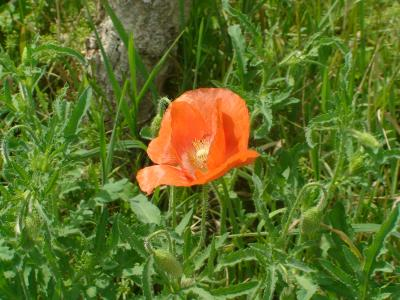
#> input picture 400_300.jpg, 400 x 300 px
$ python 'report#5.py'
#> lines starting #> are read from the running program, lines starting #| are printed output that depends on the picture; long printed decimals are rounded
'''
컴퓨터비젼 report#5
22012225 손보경
'''

from operator import contains
import numpy as np
import cv2

img=cv2.imread('400_300.jpg') #원본이미지 불러오기
#> img is the input picture: shape (300, 400, 3); mean B, G, R 37.7, 111.1, 93
cv2.imshow('original_img',img) #원본이미지 출력


############################### 구현1 ####################
img_YCbCr1=cv2.cvtColor(img, cv2.COLOR_BGR2YCrCb) #원본이미지 YCbCr로 변환
#> img_YCbCr1: shape (300, 400, 3); mean of channels 0, 1, 2 97.3, 124.9, 94.3
y, cb,cr=cv2.split(img_YCbCr1) #YCbCr 색상 분리 후
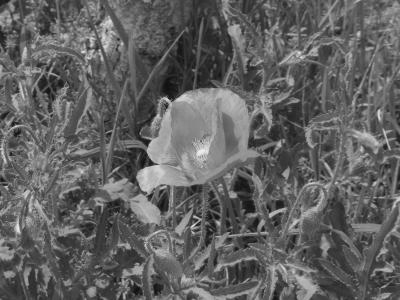
#> y: shape (300, 400); min 11, max 240, mean 97.3
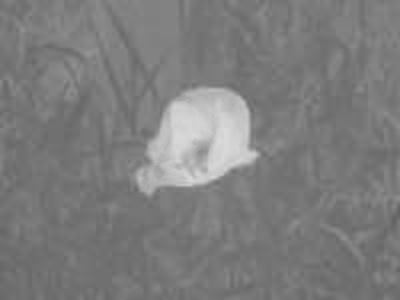
#> cb: shape (300, 400); min 98, max 220, mean 124.9
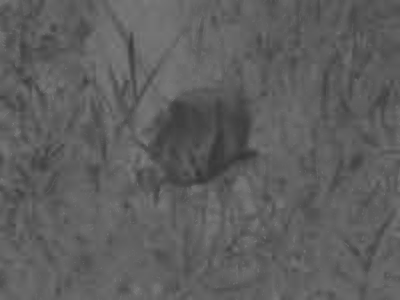
#> cr: shape (300, 400); min 53, max 125, mean 94.3
Y=cv2.equalizeHist(y) #Y정보만 equalization
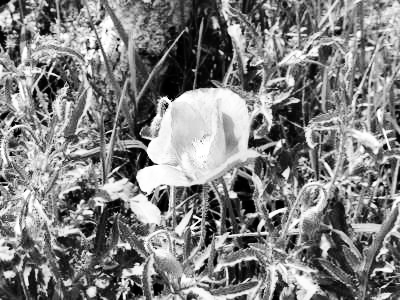
#> Y: shape (300, 400); min 0, max 255, mean 128.6
img_YCbCr1 = cv2.merge([Y, cb, cr]) #위에서 histogram equalization한 Y값과 원래 Cb, Cr 값을 합병
#> img_YCbCr1: shape (300, 400, 3); mean of channels 0, 1, 2 128.6, 124.9, 94.3
img_result1=cv2.cvtColor(img_YCbCr1, cv2.COLOR_YCrCb2BGR) #YCbCr -> RGB로 복원
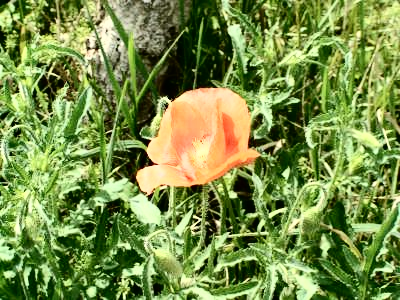
#> img_result1: shape (300, 400, 3); mean B, G, R 72.9, 142, 120
cv2.imshow('HistogramEq_img1',img_result1)


psnr1=cv2.PSNR(img, img_result1) #opencv함수 사용한 결과 PSNR
#> psnr1 = 14.35
print("구현1 PSNR = ", psnr1)
#| 구현1 PSNR =  14.347

############################### 구현2 ####################
l=400
r=300
num= np.zeros(256) # 0 ~ 256
for i in range(0,r):
  for j in range(0,l):
      b = y[i,j] #밝기 값
      num[b] += 1 #밝기 별 빈도 수
#> after the loop, num = 256 values, max 1487 at index 84, min 0 at index 0, mean 468.8

Sum=np.zeros(256)
Sum[0]=num[0]
for i in range(0,255):
    Sum[i+1]=Sum[i]+num[i+1] #sum of num
#> after the loop, Sum = 256 values from 0 to 120000

sum=np.zeros(256)
c=np.zeros(256)
max=255
num_pixels=l*r #전체 픽셀 수

for i in range(0,256): #Method 1 사용
    sum[i]=((max+1)/num_pixels)*Sum[i] -1
    c[i]=np.ceil(sum[i]) #올림연산
#> after the loop, c = 256 values from -1 to 255; sum = 256 values from -1 to 255
for i in range(0,r):
    for j in range(0,l):
        y[i,j]= c[y[i,j]] # histogram equalization

img_YCbCr2 = cv2.merge([y,cb,cr]) #위에서 histogram equalization한 y값과 원래 Cb, Cr 값을 합병
#> img_YCbCr2: shape (300, 400, 3); mean of channels 0, 1, 2 128.5, 124.9, 94.3
img_result2 = cv2.cvtColor(img_YCbCr2, cv2.COLOR_YCrCb2BGR) #YCbCr -> RGB로 복원
cv2.imshow('HistogramEq_img2', img_result2)


psnr2=cv2.PSNR(img, img_result2) #수식 사용한 결과 PSNR
#> psnr2 = 14.32
print("구현2 PSNR = ", psnr2)
#| 구현2 PSNR =  14.317

cv2.waitKey(0)

$ run again, with DSC00079.JPG copied over 400_300.jpg
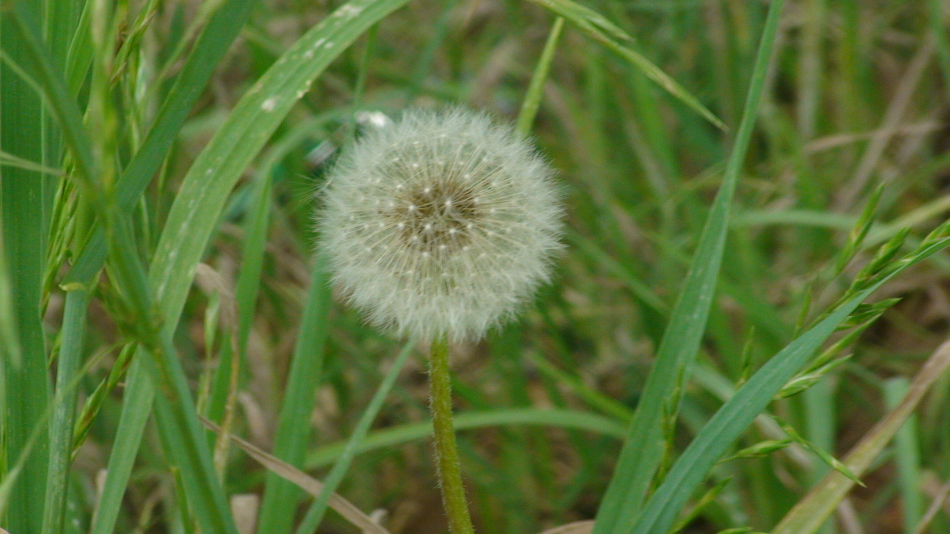
#> input picture DSC00079.JPG, 2848 x 1602 px (shown at 1/3 size)
#> img is the input picture: shape (1602, 2848, 3); mean B, G, R 56.8, 115.1, 90.5
#> `img_result1=cv2.cvtColor(img_YCbCr1, cv2.COLOR_YCrCb2BGR)`:
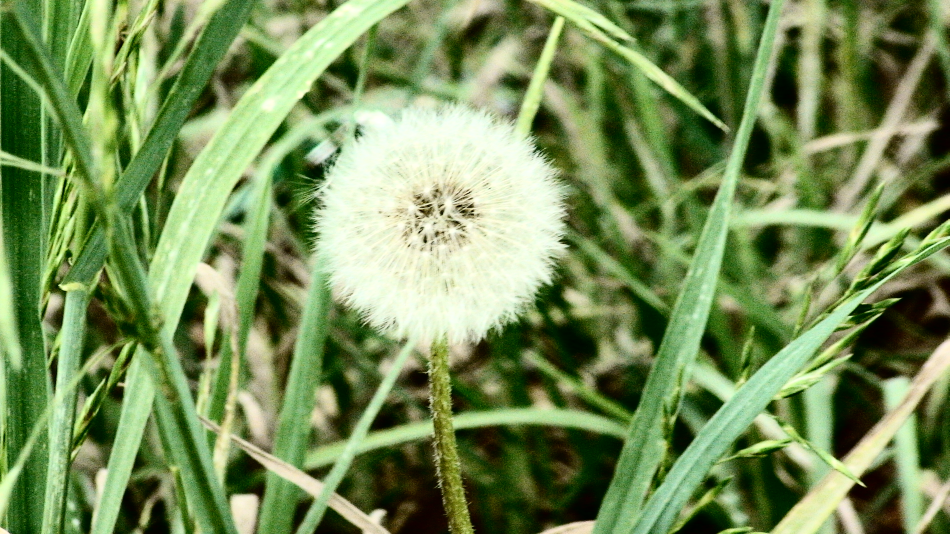
#> img_result1: shape (1602, 2848, 3) (shown at 1/3 size); mean B, G, R 88.4, 142.9, 118.5
#> psnr1 = 13.34
#| 구현1 PSNR =  13.338
#> after the loop `for i in range(0,r):`: num = 256 values, max 3901 at index 95, min 0 at index 0, mean 468.8
#> after the loop `for i in range(0,255):`: Sum = 256 values from 0 to 120000
#> after the loop `for i in range(0,256):`: c = 256 values from -1 to 255
#> after the loop `for i in range(0,r):`:
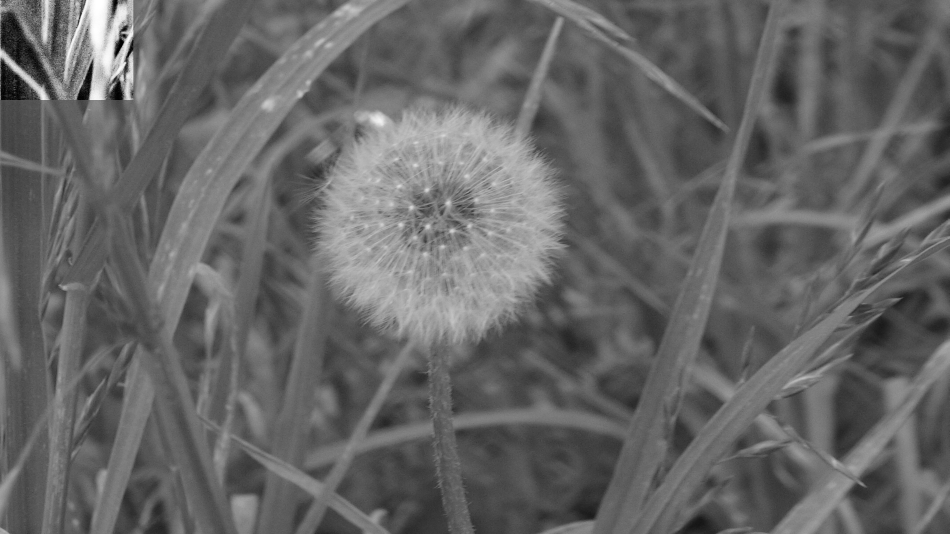
#> y: shape (1602, 2848) (shown at 1/3 size); min 0, max 255, mean 101.9
#> img_YCbCr2: shape (1602, 2848, 3); mean of channels 0, 1, 2 101.9, 120.4, 103
#> psnr2 = 27.83
#| 구현2 PSNR =  27.828

$ run again, with square.jpg copied over 400_300.jpg
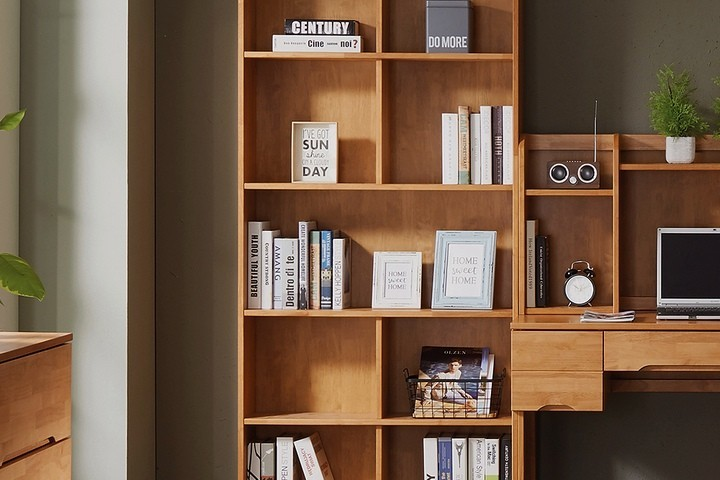
#> input picture square.jpg, 720 x 480 px
#> img is the input picture: shape (480, 720, 3); mean B, G, R 71.9, 91.6, 116.3
#> `img_result1=cv2.cvtColor(img_YCbCr1, cv2.COLOR_YCrCb2BGR)`:
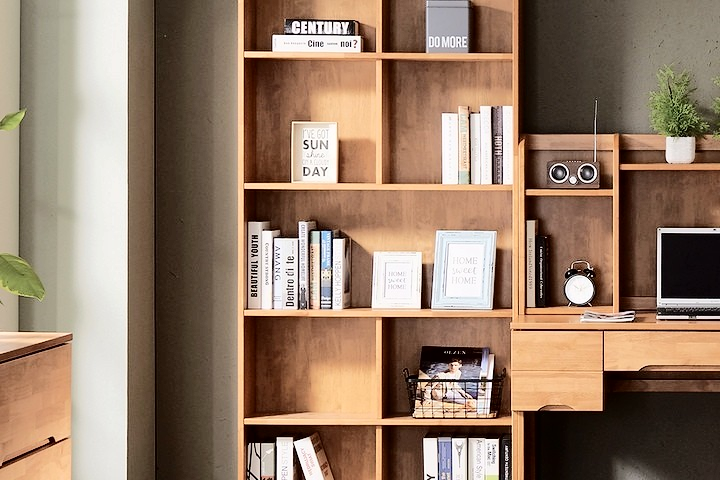
#> img_result1: shape (480, 720, 3); mean B, G, R 103.7, 123.2, 147.7
#> psnr1 = 16.03
#| 구현1 PSNR =  16.026
#> after the loop `for i in range(0,r):`: num = 256 values, max 2020 at index 202, min 1 at index 0, mean 468.8
#> after the loop `for i in range(0,255):`: Sum = 256 values from 1 to 120000
#> after the loop `for i in range(0,256):`: c = 256 values from 0 to 255; sum = 256 values from -0.998 to 255
#> img_YCbCr2: shape (480, 720, 3); mean of channels 0, 1, 2 104.7, 142, 114
#> `img_result2 = cv2.cvtColor(img_YCbCr2, cv2.COLOR_YCrCb2BGR)`:
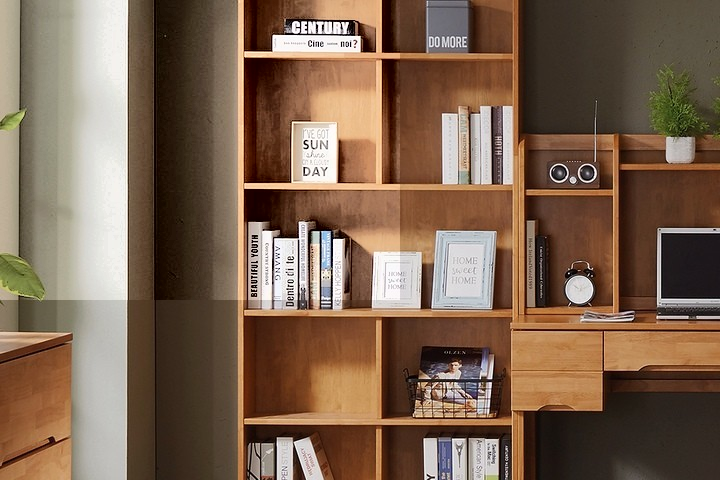
#> img_result2: shape (480, 720, 3); mean B, G, R 80, 99.6, 124.2
#> psnr2 = 22.14
#| 구현2 PSNR =  22.144
